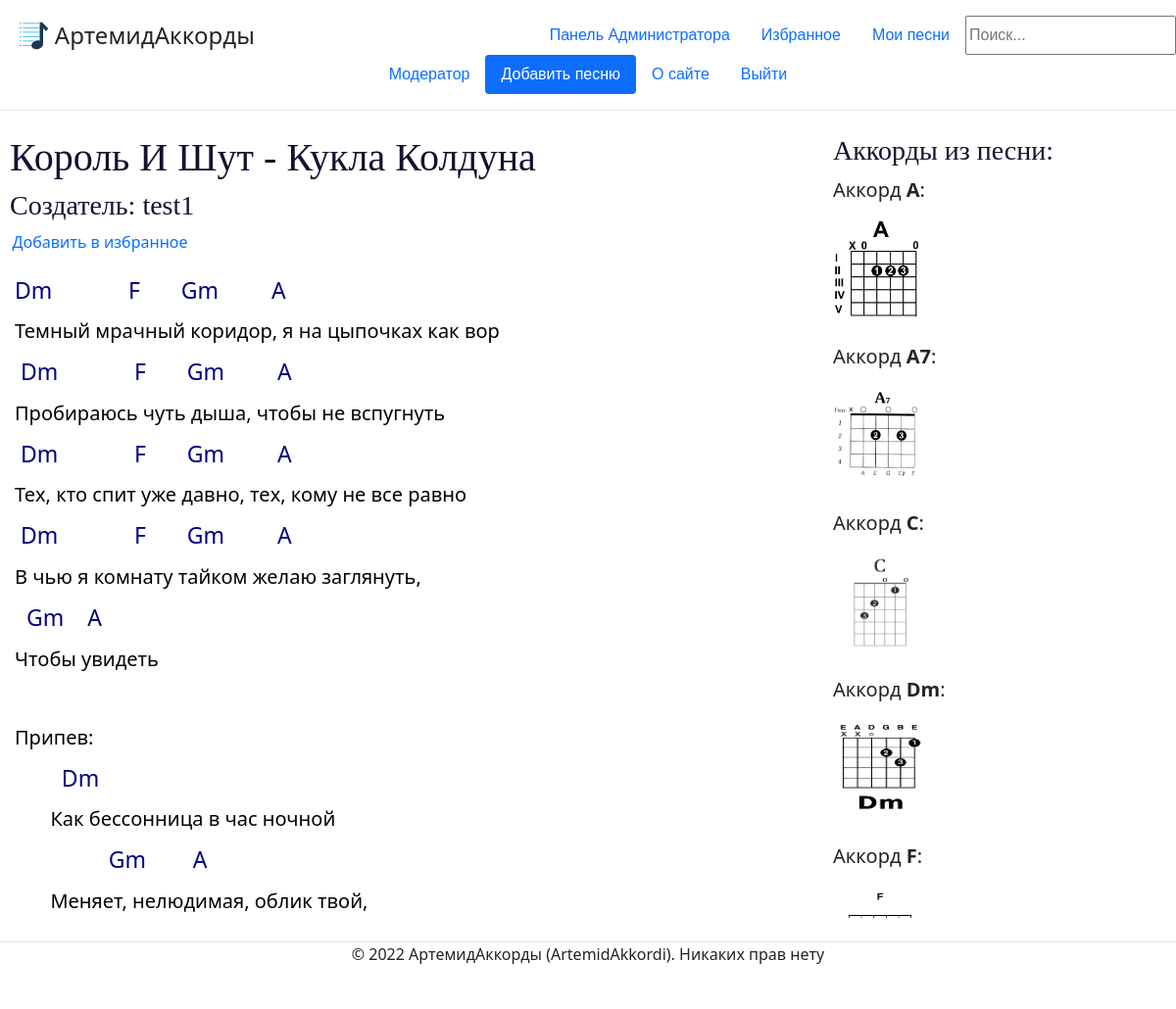
Page /content/96/ (signed in) on the committed database.
### mainapp/models.py (models this page shows, shortened)
class ContentWithChords(models.Model):
    song = models.ForeignKey('Song', on_delete=models.CASCADE, help_text="Выберите песню", verbose_name='Песня', null=False)
    creator = models.ForeignKey(User, on_delete=models.CASCADE, verbose_name='Создатель', null=False)
    content = models.TextField(help_text='Введите содержание (текст песни с расставленными аккордами', verbose_name='Содержание', null=False)
    chords = models.ManyToManyField('Chord', help_text='Выберите какие аккорды есть в вашем содержании (например Am, C, F).', verbose_name='Аккорды')
    likes = models.IntegerField(default=0, help_text="Введите кол-во лайков", verbose_name="Лайки")
    objects = models.Manager()
    """def get_absolute_url(self):
        return reverse('content', args[str(self.id)])"""

class Song(models.Model):
    title = models.CharField(max_length=250, help_text='Введите название песни', verbose_name="Название песни", null=False)
    album = models.ForeignKey('Album', on_delete=models.CASCADE, help_text='Выберите альбом', verbose_name='Альбом', null=False)
    objects = models.Manager()
    def __str__(self):
        return self.title

class Album(models.Model):
    title = models.CharField(max_length=250, help_text='Введите название альбома', verbose_name="Название альбома", null=False)
    singer = models.ForeignKey('Singer', on_delete=models.CASCADE, help_text='Выберите исполнителя', verbose_name='Исполнитель', null=False)
    objects = models.Manager()

class Singer(models.Model):
    name = models.CharField(max_length=250, help_text='Введите название исполнителя', verbose_name='Исполнитель', null=False)
    objects = models.Manager() #служебное поле для доступа к объектам в базе данных
    def __str__(self):
        return self.name

class Chord(models.Model):
    title = models.CharField(max_length=20, help_text='Название аккорда (например Am)', verbose_name="Аккорд", null=False)
    objects = models.Manager()

class ChordVariation(models.Model):
    chord = models.ForeignKey('Chord', on_delete=models.CASCADE, help_text='Выберите аккорд', verbose_name="Аккорд", null=False)
    content = models.TextField(help_text='Описание аккорда, картинка или ссылка', verbose_name='Описание аккорда', null=False)
    objects = models.Manager()

### mainapp/views.py (the view)
# urls.py: path('content/<int:id>/', views.content, name='content'),
def content(request, id):
    song = ContentWithChords.objects.get(id=id)
    s = song.content
    lines = []
    chords = []
    lines_with_chords = []
    flag_favourite = False
    if request.user.is_authenticated:
        user = User.objects.get(id=request.user.id)
        if Favourites.objects.filter(guitarist=user, song=song):
            flag_favourite = True
    for chord in song.chords.all():
        for cv in ChordVariation.objects.filter(chord=chord):
            chords.append(cv)
    for line in s.split('\n'):
        if '}' in line:
            line = line.replace('}', '')
            line = line.replace('{', '')
            line = line.replace(" ", "&nbsp;")
            lines_with_chords.append(line)
        line = line.replace(" ", "&nbsp;")  # для тупого html заменяем все пробелы на это
        lines.append(line)
    flag_moder = check_moder(request)
    return render(request, 'mainapp/content.html', {"song": song, "lines": lines, 'c_variations':chords, 'flag_favourite':flag_favourite, 'moder':flag_moder, 'lines_with_chords':lines_with_chords})

### mainapp/views.py (called while the page is built)
def check_moder(request):
    flag_moder = False
    if User.objects.filter(pk=request.user.id, groups__name='Moderator').exists() or User.objects.filter(pk=request.user.id, groups__name='Admin').exists():
        flag_moder = True
    return flag_moder

### templates/mainapp/content.html (shortened to what this page needs)
{% extends 'mainapp/base.html' %}
{%block site_content %}
{% load static %}
<link href= '{% static "css/content.css" %}' rel="stylesheet" >
<div class="block-left">
    <h1>{{ song.song.album.singer }} - {{ song.song }}</h1>
    <h3>Создатель: {{ song.creator }}</h3>
    {% if user.is_authenticated %}
        {% if flag_favourite == False %}
        <a href="/favourites/{{song.id}}">&nbsp;&nbsp;&nbsp;Добавить в избранное</a>
        {% else %}
        <a href="/favourites/{{song.id}}">&nbsp;&nbsp;&nbsp;Убрать из избранного</a>
        {% endif %}
    {% endif %}
    <br>
    <br>
    {% for line in lines %}
        {% if line in lines_with_chords %}
             <h4>{{ line|safe|linebreaks }}</h4>
        {% else %}
            <h5>{{ line|safe|linebreaks}}</h5>
        {% endif %}
    {% endfor %}
</div>
<div class="block-right">
    <h3>Аккорды из песни:</h3>
    {% for chord in song.chords.all %}
    <p style="font-size: 20px; text-indent:10px;">Аккорд <strong>{{ chord.title }}</strong>:</p>
            {% for c_variation in c_variations %}
                {% if chord == c_variation.chord %}
                    {% if 'http' in c_variation.content %}
                            &nbsp;&nbsp;<img src="{{ c_variation.content }}">
                        {% else %}
                            &nbsp;&nbsp;<img src="{% static c_variation.content %}">
                        {% endif %}
                {% endif %}
            {% endfor %}
    <br>
    <br>
    {% endfor %}
</div>
{% endblock %}

### templates/mainapp/base.html (shortened to what this page needs)
<!DOCTYPE html>
<html lang="en" xmlns="http://www.w3.org/1999/html">
{% load static %}
<head>
    <link href= '{% static "css/base.css" %}' rel="stylesheet" type="text/css">
    <link rel="stylesheet" href="https://cdn.jsdelivr.net/npm/bootstrap@5.1.3/dist/css/bootstrap.min.css">
    <header class="d-flex flex-wrap justify-content-center py-3 mb-4 border-bottom">
      <a href="/" class="d-flex align-items-center mb-3 mb-md-0 me-md-auto text-dark text-decoration-none">
        <img style="width: 35px; height: 35px" src="{% static 'image/logo.svg' %}">
        <span class="fs-4">АртемидАккорды</span>
      </a>
        <form action="{% url 'search' %}" method="get">
            {% if user.is_authenticated %}
            <ul class="nav nav-pills">
                {% if moder == True %}
                <li class="nav-item"><a href="/admin" class="nav-link">Панель Администратора</a></li>
                {% endif %}
                <li class="nav-item"><a href="/my_favourites/{{user.id}}" class="nav-link">Избранное</a></li>
                <li class="nav-item"><a href="/my/{{user.id}}" class="nav-link">Мои песни</a></li>
                <input name="search_str" type="search" placeholder="Поиск...">
            </ul>
            {% else %}
                <input name="search_str" type="text" placeholder="Поиск...">
            {% endif %}
        </form>
      <ul class="nav nav-pills">
          {% if user.is_authenticated %}
            {% if user.first_name %}
                <li class="nav-item"><a href="/profile/{{user.id}}" class="nav-link">{{user.first_name}}</a></li>
            {% else %}
                <li class="nav-item"><a href="/profile/{{user.id}}" class="nav-link">{{user.username}}</a></li>
            {% endif %}
            <li class="nav-item"><a href="/create" class="nav-link active" aria-current="page">Добавить песню</a></li>
            <li class="nav-item"><a href="/about" class="nav-link">О сайте</a></li>
            <li class="nav-item"><a href="/logout" class="nav-link">Выйти</a></li>
          {% else %}
            <li class="nav-item"><a href="/about" class="nav-link">О сайте</a></li>
            <li class="nav-item"><a href="/login" class="nav-link active" aria-current="page">Войти</a></li>
            <li class="nav-item"><a href="/register" class="nav-link">Регистрация</a></li>
          {% endif %}
      </ul>
    </header>
</head>
<body>
    {% block site_content %}{% endblock %}
</body>
<footer>
    <div class="d-flex justify-content-center my-4 border-top">
      <p>© 2022 АртемидАккорды (ArtemidAkkordi). Никаких прав нету</p>
    </div>
</footer>
</html>

### static/css/base.css (style rules this page uses)
ul { font-size: 16px; font-family: Arial, Helvetica, sans-serif; }

### static/css/content.css (style rules this page uses)
h1 { text-indent:10px; font-family: Verdana; color: #151130; }
h3 { text-indent:10px; font-family: Trebuchet MS; color: #151130; }
h4 { font-size: 23px; text-indent:15px; color: #000080; }
h5 { text-indent:15px; color: #000000; }
.block-left { width:70%;height:800px;overflow:auto;float:left; }
.block-right { width:30%;height:800px;overflow:auto; }
img { height: 100px; width: 100px; }
a { text-decoration: none; }

### templates/mainapp/base.html (style rules this page uses)
input { length: 100px; }

### rows in the picture
ContentWithChords: song.album.singer "Король И Шут", song "Кукла Колдуна", creator "test1"
Chord: title "A"
ChordVariation: content (picture)
Chord: title "A7"
ChordVariation: content (picture)
Chord: title "C"
ChordVariation: content (picture)
Chord: title "Dm"
ChordVariation: content (picture)
Chord: title "F"
ChordVariation: content (picture)

### other values in the picture
{{ user.first_name }} "Модератор"
{{ line|safe|linebreaks }} "Dm F Gm A" "Dm F Gm A" "Dm F Gm A" "Dm F Gm A" "Gm A" "Dm" "Gm A"
{{ line|safe|linebreaks }} "Темный мрачный коридор, я на цыпочках как вор" "Пробираюсь чуть дыша, чтобы не вспугнуть" "Тех, кто спит уже давно, тех, кому не все равно" "В чью я комнату тайком желаю заглянуть," "Чтобы увидеть" "Припев:" "Как бессонница в час ночной" "Меняет, нелюдимая, облик твой,"
